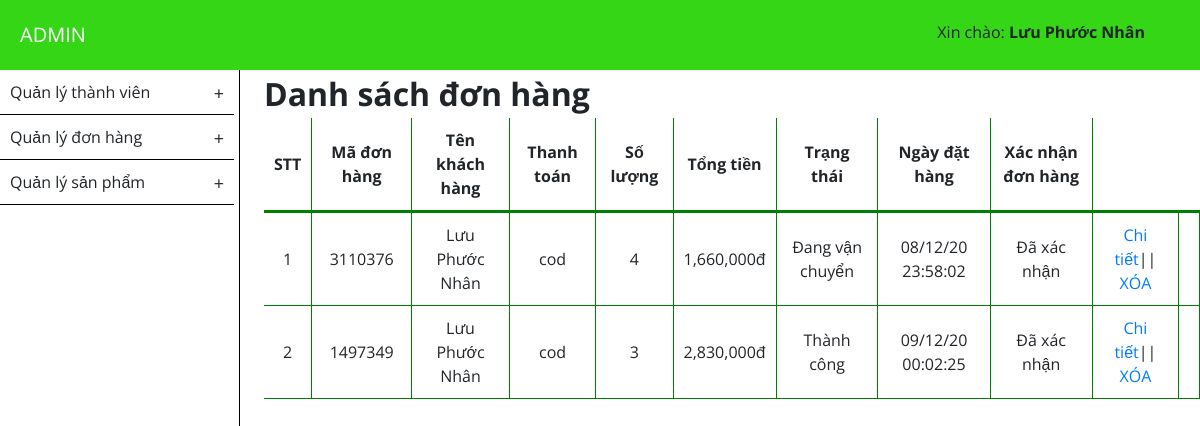
Page /admin/?mod=cart&controller=index (signed in) on the committed database.
### tables this page shows
CREATE TABLE IF NOT EXISTS `tbl_transaction` (
  `id_order` int(100) NOT NULL AUTO_INCREMENT,
  `transaction_code` int(100) NOT NULL,
  `fullname` varchar(255) NOT NULL,
  `id_user` int(100) NOT NULL,
  `username` varchar(255) NOT NULL,
  `payment` varchar(255) NOT NULL,
  `phone` int(100) NOT NULL,
  `mail` varchar(255) NOT NULL,
  `address` varchar(255) NOT NULL,
  `total_number_product` int(100) NOT NULL,
  `total` int(100) NOT NULL,
  `date` int(100) NOT NULL,
  `is_active` enum('1') NOT NULL DEFAULT '1',
  `status` enum('0','1','2','') NOT NULL DEFAULT '0',
  PRIMARY KEY (`id_order`)
);

### admin/libraries/database.php (called while the page is built, shortened)
<?php
function db_query($query_string)
{
    global $conn;
    $result = mysqli_query($conn, $query_string);
    return $result;
}
function db_fetch_array($query_string)
{
    $result = array();
    $mysqli_result = db_query($query_string);
    while ($row = mysqli_fetch_assoc($mysqli_result)) {
        $result[] = $row;
    }
    return $result;
}

### admin/modules/cart/models/indexModel.php (called while the page is built, shortened)
<?php
function get_list_transaction()
{
    $list_transaction = db_fetch_array("select * from tbl_transaction ");
    return $list_transaction;
}

### admin/modules/cart/controllers/indexController.php (called while the page is built, shortened)
<?php
function indexAction()
{
    $list_transaction = get_list_transaction();
    foreach ($list_transaction as &$item) {
        $item['url_detail'] = "?mod=cart&action=detail_cart&transaction_code={$item['transaction_code']}";
    };
    $show_status = array(
        '0' => 'Chờ duyệt',
        '1' => 'Đang vận chuyển',
        '2' => 'Thành công'
    );
    $is_active = array(
        '1' => 'Đã xác nhận'
    );
    $data = array(
        'is_active' => $is_active,
        'show_status' => $show_status,
        'list_transaction' => $list_transaction
    );
    load_view('index', $data);
}

### admin/core/router.php (called while the page is built, shortened)
<?php
$action_name = get_action() . 'Action';
call_function(array('construct', $action_name));

### admin/core/appload.php (called while the page is built, shortened)
<?php
require CONFIGPATH . DIRECTORY_SEPARATOR . 'database.php';
require CONFIGPATH . DIRECTORY_SEPARATOR . 'config.php';
require CONFIGPATH . DIRECTORY_SEPARATOR . 'email.php';
require LIBPATH . DIRECTORY_SEPARATOR . 'database.php';
require COREPATH . DIRECTORY_SEPARATOR . 'base.php';
require COREPATH . DIRECTORY_SEPARATOR . 'router.php';

### admin/index.php (called while the page is built, shortened)
<?php
require COREPATH . DIRECTORY_SEPARATOR . 'appload.php';

### admin/helper/admin.php (called while the page is built, shortened)
<?php
function is_login()
{
    if (isset($_SESSION['is_login_admin'])) {
        return true;
    }
}
function admin_login()
{
    if (!empty($_SESSION['admin_login'])) {
        return $_SESSION['admin_login'];
    }
}
function info_admin($username, $field)
{
    global $list_admin;
    if (isset($_SESSION['is_login_admin'])) {
        foreach ($list_admin as $admin) {
            if ($username == $admin['username']) {
                if (array_key_exists($field, $admin)) {
                    return $admin[$field];
                }
            }
        }
    }
}

### admin/config/config.php (called while the page is built)
<?php
$config['base_url'] = "http://localhost/bongro/admin/";
$config['default_module'] = 'cart';
$config['default_controller'] = 'index';
$config['default_action'] = 'index';

### admin/config/email.php (called while the page is built)
<?php
$config['mail'] = array(
    'protocol' => 'smtp',
    'smtp_host' => 'smtp.gmail.com',
    'smtp_port' => 587,
    'smtp_user' => 'huynhvohoangmy12a7@gmail.com',
    'smtp_fullname'=>'ABCXYZ',
    'smtp_pass' => 'matkhaula999913',
    'smtp_secure'=>'tls',
    'smtp_timeout' => '7',
    'mailtype' => 'html',
    'charset' => 'UTF-8'
);

### admin/helper/url.php (called while the page is built, shortened)
<?php
function base_url($url = "")
{
    global $config;
    return $config['base_url'] . $url;
}

### admin/helper/format.php (called while the page is built)
<?php
function currency_format($number, $suffix = 'đ')
{
    return number_format($number) . $suffix;
}
function time_format($timestamp)
{
    if (!empty($timestamp)) {
        $format = "%d/%m/%y %H:%M:%S";
        return strftime($format, $timestamp);
    }
}

### admin/modules/cart/views/indexView.php (the view, shortened to what this page needs)
<?php
get_header();
?>
<div id="wp_content">
   <div class="content">
      <form action="">
         <h1>Danh sách đơn hàng</h1>
         <table>
            <thead>
               <tr>
                  <td>STT</td>
                  <td>Mã đơn hàng</td>
                  <td>Tên khách hàng </td>
                  <td>Thanh toán</td>
                  <td>Số lượng</td>
                  <td>Tổng tiền</td>
                  <td>Trạng thái</td>
                  <td>Ngày đặt hàng</td>
                  <td>Xác nhận đơn hàng</td>
               </tr>
            </thead>
            <tbody>
               <?php
               if (!empty($list_transaction)) {
                  $t = 0;
                  foreach ($list_transaction as $item) {
                     $t++;
               ?>
                     <tr>
                        <td><?php echo $t;  ?></td>
                        <td><?php echo $item['transaction_code'];  ?></td>
                        <td><?php echo $item['fullname'];  ?></td>
                        <td><?php echo $item['payment'];  ?></td>
                        <td><?php echo $item['total_number_product'];  ?></td>
                        <td><?php echo currency_format($item['total']);  ?></td>
                        <td><?php echo $show_status[$item['status']];  ?></td>
                        <td><?php echo time_format($item['date']);  ?></td>
                        <td><?php echo $is_active[$item['is_active']] ?></td>
                        <td><a href="<?php echo base_url($item['url_detail']) ?>">Chi tiết</a>||<a href="<?php echo base_url($item['url_delete']) ?>"> XÓA</a></td>
                        <td></td>
                     </tr>
               <?php
                  }
               } else {
                  echo "Hiện tại không có danh mục nào";
               }
               ?>
            </tbody>
         </table>
      </form>
   </div>
</div>

### admin/core/base.php (shortened to what this page needs)
<?php
function get_module() {
    global $config;
    $module = isset($_GET['mod']) ? $_GET['mod'] : $config['default_module'];
    return $module;
}
function call_function($list_function = array()) {
    if (is_array($list_function)) {
        foreach ($list_function as $f) {
            if (function_exists($f())) {
                $f();
            }
        }
    }
}
function load_view($name, $data_send = array()) {
    $data = $data_send;
    $path = MODULESPATH . DIRECTORY_SEPARATOR . get_module() . DIRECTORY_SEPARATOR . 'views' . DIRECTORY_SEPARATOR . $name . 'View.php';
    if (file_exists($path)) {
        require $path;
    } else {
        echo "Không tìm thấy {$path}";
    }
}
function get_header($name = '') {
    if (empty($name)) {
        $name = 'header';
    } else {
        $name = "header-{$name}";
    }
    $path = LAYOUTPATH . DIRECTORY_SEPARATOR . $name . '.php';
    if (file_exists($path)) {
        require $path;
    } else {
        echo "Không tìm thấy {$path}";
    }
}
function get_footer($name = '') {
    global $data;
    if (empty($name)) {
        $name = 'footer';
    } else {
        $name = "footer-{$name}";
    }
    $path = LAYOUTPATH . DIRECTORY_SEPARATOR . $name . '.php';
    if (file_exists($path)) {
        if (is_array($data)) {
            foreach ($data as $key => $a) {
                $$key = $a;
            }
        }
        require $path;
    } else {
        echo "Không tìm thấy {$path}";
    }
}
function get_sidebar($name = '') {
    global $data;
    if (empty($name)) {
        $name = 'sidebar';
    } else {
        $name = "sidebar-{$name}";
    }
    $path = LAYOUTPATH . DIRECTORY_SEPARATOR . $name . '.php';
    if (file_exists($path)) {
        if (is_array($data)) {
            foreach ($data as $key => $a) {
                $$key = $a;
            }
        }
        require $path;
    } else {
        echo "Không tìm thấy {$path}";
    }
}
?>

### admin/layout/header.php (shortened to what this page needs)
<!DOCTYPE html>
<html lang="en">
<head>
    <link rel="stylesheet" href="public/css/reset.css">
    <link rel="stylesheet" href="public/css/style.css">
</head>
<body>
    <div id="wrapper">
        <div id="header">
            <a href="<?php echo base_url("?mod=cart") ?>" class="logo">ADMIN</a>
            <div id="info_admin">
                <p> Xin chào:
                    <strong>
                        <?php
                        $list_admin = db_fetch_array("SELECT * FROM tbl_admin");
                        echo info_admin(admin_login(), 'fullname');
                        ?>
                    </strong>
                </p>
            </div>
        </div>

### admin/public/css/style.css (style rules this page uses)
* { padding: 0; margin: 0; }
body { font-size: 16px; line-height: 1.5; font-family: 'Open Sans', sans-serif; }
#wrapper { width: 100%; margin: 0px auto; }
#footer, #header { padding: 10px; background: rgb(53, 214, 21); }
#header { padding: 20px; display: flex; justify-content: space-between; position: relative; }
#wp_content { min-height: 560px; }
.logo { color: white; font-size: 20px; display: block; }
#info_admin { cursor: pointer; margin-right: 35px; }
.content { float: right; width: 78%; }
table { width: 100%; text-align: center; }
thead { border-bottom: 3px solid green; font-weight: bold; }
tr { border-bottom: 1px solid green; }
tr td { padding: 10px; border-right: 1px solid green; }

### rows in the picture
tbl_transaction: transaction_code "3110376", fullname "Lưu Phước Nhân", payment "cod", total_number_product "4", total "1,660,000đ", status "Đang vận chuyển", date "08/12/20 23:58:02", is_active "Đã xác nhận"
tbl_transaction: transaction_code "1497349", fullname "Lưu Phước Nhân", payment "cod", total_number_product "3", total "2,830,000đ", status "Thành công", date "09/12/20 00:02:25", is_active "Đã xác nhận"

### other values in the picture
info_admin(admin_login(), 'fullname') "Lưu Phước Nhân"
